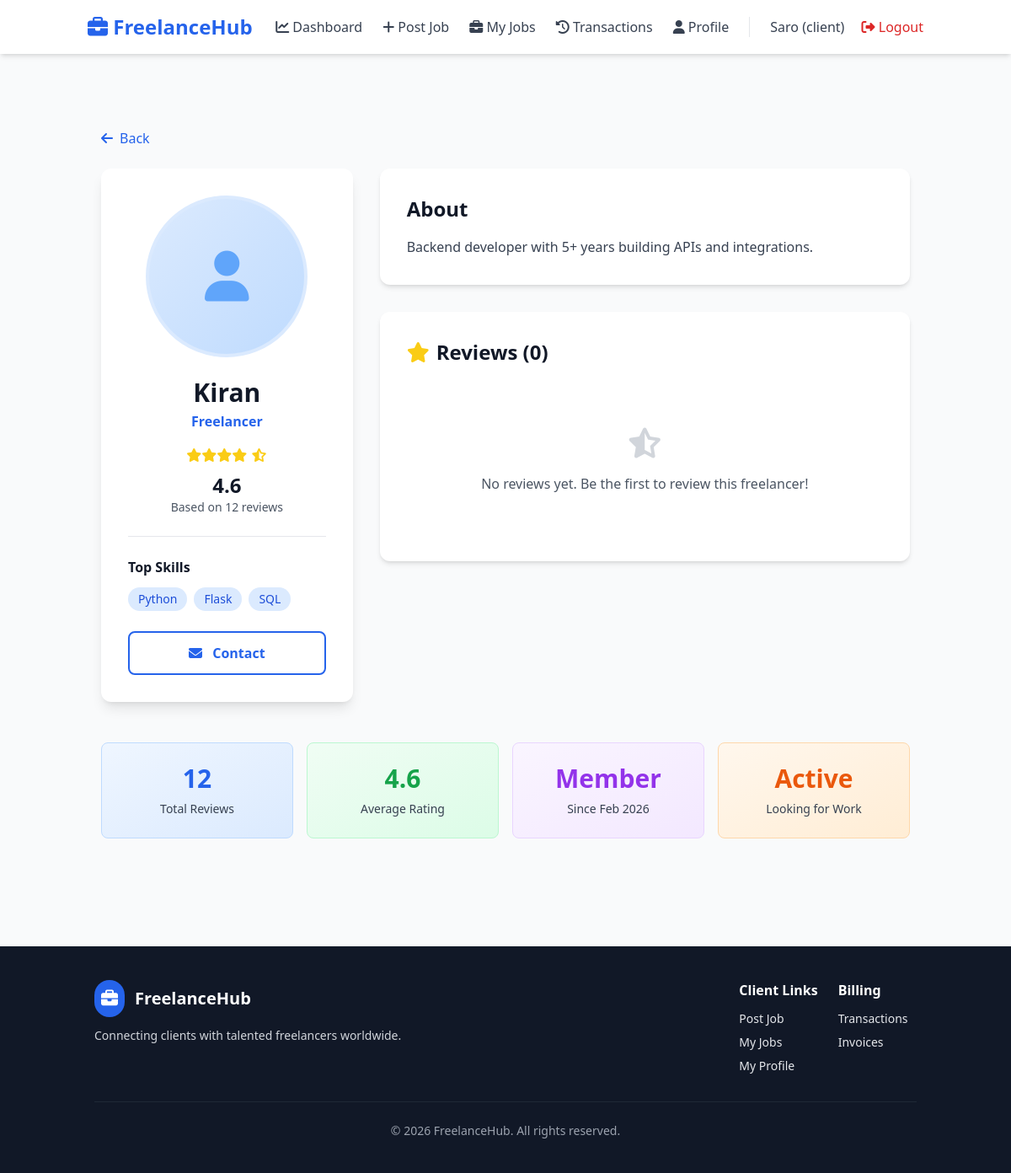
Screenshot of /freelancer/6 (signed in) with the database file from the repository.
### models.py (models this page shows, shortened)
class User(UserMixin, db.Model):
    __tablename__ = 'users'
    id = db.Column(db.Integer, primary_key=True)
    name = db.Column(db.String(120), nullable=False)
    email = db.Column(db.String(120), unique=True, nullable=False, index=True)
    password_hash = db.Column(db.String(255), nullable=False)
    role = db.Column(db.String(20), nullable=False)  # 'client' or 'freelancer'
    created_at = db.Column(db.DateTime, default=datetime.utcnow)
    freelancer_profile = db.relationship('FreelancerProfile', uselist=False, backref='user', cascade='all, delete-orphan')
    jobs = db.relationship('Job', backref='client', foreign_keys='Job.client_id', cascade='all, delete-orphan')
    bids = db.relationship('Bid', backref='freelancer', cascade='all, delete-orphan')
    payments_as_client = db.relationship('Payment', foreign_keys='Payment.client_id', backref='client')
    payments_as_freelancer = db.relationship('Payment', foreign_keys='Payment.freelancer_id', backref='freelancer')
    reviews_given = db.relationship('Review', foreign_keys='Review.client_id', backref='client_reviewer')
    reviews_received = db.relationship('Review', foreign_keys='Review.freelancer_id', backref='freelancer_reviewed')
    def is_freelancer(self):
        return self.role == 'freelancer'
    def is_client(self):
        return self.role == 'client'

class FreelancerProfile(db.Model):
    __tablename__ = 'freelancer_profiles'
    id = db.Column(db.Integer, primary_key=True)
    user_id = db.Column(db.Integer, db.ForeignKey('users.id'), nullable=False, index=True)
    bio = db.Column(db.Text)
    skills = db.Column(db.String(500))  # comma-separated
    portfolio_link = db.Column(db.String(255))
    profile_image = db.Column(db.String(255))  # filename
    avg_rating = db.Column(db.Float, default=0)
    total_reviews = db.Column(db.Integer, default=0)
    created_at = db.Column(db.DateTime, default=datetime.utcnow)

### app.py (the view)
    @app.route('/freelancer/<int:user_id>')
    @login_required
    def view_freelancer_profile(user_id):
        user = User.query.get(user_id)
        if not user or not user.is_freelancer():
            flash('Freelancer not found.', 'danger')
            return redirect(url_for('index'))
        profile = FreelancerProfile.query.filter_by(user_id=user_id).first()
        if not profile:
            flash('Freelancer profile not found.', 'danger')
            return redirect(url_for('index'))
        reviews = Review.query.filter_by(freelancer_id=user_id).all()
        return render_template('view-freelancer.html', user=user, profile=profile, reviews=reviews)

### templates/view-freelancer.html (shortened to what this page needs)
{% extends "base.html" %}
{% block content %}
<div class="container mx-auto px-4 py-8">
  <a href="{{ request.referrer or url_for('index') }}" class="text-blue-600 hover:text-blue-700 mb-6 inline-flex items-center gap-2">
    <i class="fas fa-arrow-left"></i> Back
  </a>
  <div class="grid md:grid-cols-3 gap-8">
    <div class="md:col-span-1">
      <div class="bg-white rounded-xl shadow-lg p-8 sticky top-20">
        <div class="text-center mb-6">
          {% if profile.profile_image %}
            <img src="{{ url_for('uploaded_file', filename=profile.profile_image) }}"
                 onerror="this.src='https://via.placeholder.com/200'; this.classList.add('grayscale')"
                 class="w-48 h-48 rounded-full object-cover mx-auto border-4 border-blue-100 shadow-md">
          {% else %}
            <div class="w-48 h-48 rounded-full mx-auto bg-gradient-to-br from-blue-100 to-blue-200 flex items-center justify-center border-4 border-blue-100">
              <i class="fas fa-user text-6xl text-blue-400"></i>
            </div>
          {% endif %}
        </div>
        <h1 class="text-3xl font-black text-gray-900 text-center mb-1">{{ user.name }}</h1>
        <p class="text-center text-blue-600 font-semibold mb-4">Freelancer</p>
        <div class="text-center mb-6 pb-6 border-b border-gray-200">
          <div class="flex items-center justify-center gap-2 mb-2">
            <span class="text-yellow-400">
              {% for i in range(profile.avg_rating|int) %}<i class="fas fa-star"></i>{% endfor %}
              {% if profile.avg_rating % 1 >= 0.5 %}<i class="fas fa-star-half-alt"></i>{% endif %}
            </span>
          </div>
          <p class="text-2xl font-bold text-gray-900">{{ "%.1f"|format(profile.avg_rating) }}</p>
          <p class="text-sm text-gray-600">Based on {{ profile.total_reviews }} reviews</p>
        </div>
        {% if profile.skills %}
          <div class="mb-6">
            <h3 class="font-bold text-gray-900 mb-3">Top Skills</h3>
            <div class="flex flex-wrap gap-2">
              {% for skill in profile.skills.split(',') %}
                {% if skill.strip() %}
                  <span class="bg-blue-100 text-blue-700 px-3 py-1 rounded-full text-sm font-medium">{{ skill.strip() }}</span>
                {% endif %}
              {% endfor %}
            </div>
          </div>
        {% endif %}
        <a href="#" class="w-full block text-center border-2 border-blue-600 text-blue-600 px-4 py-3 rounded-lg font-bold hover:bg-blue-50 transition">
          <i class="fas fa-envelope mr-2"></i> Contact
        </a>
      </div>
    </div>
    <div class="md:col-span-2">
      <div class="bg-white rounded-xl shadow-md p-8 mb-8">
        <h2 class="text-2xl font-bold text-gray-900 mb-4">About</h2>
        {% if profile.bio %}
          <p class="text-gray-700 leading-relaxed whitespace-pre-wrap">{{ profile.bio }}</p>
        {% else %}
          <p class="text-gray-500 italic">No bio provided yet.</p>
        {% endif %}
      </div>
      <div class="bg-white rounded-xl shadow-md p-8">
        <h2 class="text-2xl font-bold text-gray-900 mb-6 flex items-center gap-2">
          <i class="fas fa-star text-yellow-400"></i> Reviews ({{ reviews|length }})
        </h2>
        {% if reviews %}
          <div class="space-y-6">
            {% for review in reviews %}
              <div class="border-l-4 border-blue-600 pl-6 pb-6 {% if not loop.last %}border-b border-gray-200 pb-6{% endif %}">
                <div class="flex items-start justify-between mb-2">
                  <div>
                    <p class="font-bold text-gray-900">{{ review.client_reviewer.name }}</p>
                    <p class="text-sm text-gray-600">Client Review</p>
                  </div>
                  <div class="flex gap-1 text-yellow-400">
                    {% for i in range(review.rating) %}<i class="fas fa-star"></i>{% endfor %}
                  </div>
                </div>
                <p class="text-gray-700 leading-relaxed">{{ review.comment }}</p>
              </div>
            {% endfor %}
          </div>
        {% else %}
          <div class="text-center py-12">
            <i class="fas fa-star-half-alt text-4xl text-gray-300 mb-4"></i>
            <p class="text-gray-600">No reviews yet. Be the first to review this freelancer!</p>
          </div>
        {% endif %}
      </div>
    </div>
  </div>
  <div class="grid md:grid-cols-4 gap-4 mt-12">
    <div class="bg-gradient-to-br from-blue-50 to-blue-100 rounded-lg p-6 text-center border border-blue-200">
      <div class="text-3xl font-bold text-blue-600 mb-2">{{ profile.total_reviews }}</div>
      <div class="text-sm text-gray-700">Total Reviews</div>
    </div>
    <div class="bg-gradient-to-br from-green-50 to-green-100 rounded-lg p-6 text-center border border-green-200">
      <div class="text-3xl font-bold text-green-600 mb-2">{{ "%.1f"|format(profile.avg_rating) }}</div>
      <div class="text-sm text-gray-700">Average Rating</div>
    </div>
    <div class="bg-gradient-to-br from-purple-50 to-purple-100 rounded-lg p-6 text-center border border-purple-200">
      <div class="text-3xl font-bold text-purple-600 mb-2">Member</div>
      <div class="text-sm text-gray-700">Since {{ profile.created_at.strftime('%b %Y') }}</div>
    </div>
    <div class="bg-gradient-to-br from-orange-50 to-orange-100 rounded-lg p-6 text-center border border-orange-200">
      <div class="text-3xl font-bold text-orange-600 mb-2">Active</div>
      <div class="text-sm text-gray-700">Looking for Work</div>
    </div>
  </div>
</div>
{% endblock %}

### templates/base.html (shortened to what this page needs)
<!DOCTYPE html>
<html lang="en">
<head>
    <script src="https://cdn.tailwindcss.com"></script>
    <link rel="stylesheet" href="https://cdnjs.cloudflare.com/ajax/libs/font-awesome/6.4.0/css/all.min.css">
</head>
<body class="bg-gray-50 min-h-screen flex flex-col">
    <nav class="bg-white shadow-md sticky top-0 z-50">
        <div class="container mx-auto px-4 py-4 flex justify-between items-center">
            <a href="{{ url_for('index') }}" class="text-2xl font-bold text-blue-600">
                <i class="fas fa-briefcase"></i> FreelanceHub
            </a>
            <div class="flex items-center gap-6">
                {% if current_user.is_authenticated %}
                    {% if current_user.is_freelancer() %}
                        <a href="{{ url_for('freelancer_dashboard') }}" class="navbar-link text-gray-700 hover:text-blue-600">
                            <i class="fas fa-chart-line"></i> Dashboard
                        </a>
                        <a href="{{ url_for('browse_jobs') }}" class="navbar-link text-gray-700 hover:text-blue-600">
                            <i class="fas fa-search"></i> Browse Jobs
                        </a>
                        <a href="{{ url_for('my_bids') }}" class="navbar-link text-gray-700 hover:text-blue-600">
                            <i class="fas fa-list"></i> My Bids
                        </a>
                        <a href="{{ url_for('transactions') }}" class="navbar-link text-gray-700 hover:text-blue-600">
                            <i class="fas fa-history"></i> Transactions
                        </a>
                        <a href="{{ url_for('profile') }}" class="navbar-link text-gray-700 hover:text-blue-600">
                            <i class="fas fa-user"></i> Profile
                        </a>
                    {% else %}
                        <a href="{{ url_for('dashboard') }}" class="navbar-link text-gray-700 hover:text-blue-600">
                            <i class="fas fa-chart-line"></i> Dashboard
                        </a>
                        <a href="{{ url_for('post_job') }}" class="navbar-link text-gray-700 hover:text-blue-600">
                            <i class="fas fa-plus"></i> Post Job
                        </a>
                        <a href="{{ url_for('my_jobs') }}" class="navbar-link text-gray-700 hover:text-blue-600">
                            <i class="fas fa-briefcase"></i> My Jobs
                        </a>
                        <a href="{{ url_for('transactions') }}" class="navbar-link text-gray-700 hover:text-blue-600">
                            <i class="fas fa-history"></i> Transactions
                        </a>
                        <a href="{{ url_for('client_profile') }}" class="navbar-link text-gray-700 hover:text-blue-600">
                            <i class="fas fa-user"></i> Profile
                        </a>
                    {% endif %}
                    <div class="border-l pl-6">
                        <span class="text-gray-700 mr-4">{{ current_user.name }}{% if current_user.role is defined %} ({{ current_user.role }}){% endif %}</span>
                        <a href="{{ url_for('auth_logout') }}" class="text-red-600 hover:text-red-800">
                            <i class="fas fa-sign-out-alt"></i> Logout
                        </a>
                    </div>
                {% endif %}
            </div>
        </div>
    </nav>
    <main class="container mx-auto px-4 py-8 flex-1">
        {% block content %}{% endblock %}
    </main>
    <footer class="bg-gray-900 text-gray-200 mt-16 py-10">
        <div class="container mx-auto px-6">
            <div class="md:flex md:justify-between md:items-start gap-8">
                <div class="mb-6 md:mb-0">
                    <a href="{{ url_for('index') }}" class="flex items-center gap-3 text-xl font-bold text-white">
                        <span class="bg-blue-600 text-white rounded-full p-2"><i class="fas fa-briefcase"></i></span>
                        FreelanceHub
                    </a>
                    <p class="text-sm text-gray-300 mt-3">Connecting clients with talented freelancers worldwide.</p>
                </div>
                {% if current_user.is_authenticated and current_user.is_freelancer() %}
                <div class="grid grid-cols-2 gap-6">
                    <div>
                        <h4 class="text-white font-semibold mb-3">Freelancer Links</h4>
                        <ul class="space-y-2 text-sm">
                            <li><a href="{{ url_for('browse_jobs') }}" class="hover:text-white">Browse Jobs</a></li>
                            <li><a href="{{ url_for('my_bids') }}" class="hover:text-white">My Bids</a></li>
                            <li><a href="{{ url_for('profile') }}" class="hover:text-white">My Profile</a></li>
                        </ul>
                    </div>
                    <div>
                        <h4 class="text-white font-semibold mb-3">Support</h4>
                        <ul class="space-y-2 text-sm">
                            <li><a href="#" class="hover:text-white">Help Center</a></li>
                            <li><a href="#" class="hover:text-white">Contact Support</a></li>
                        </ul>
                    </div>
                </div>
                {% elif current_user.is_authenticated and current_user.is_client() %}
                <div class="grid grid-cols-2 gap-6">
                    <div>
                        <h4 class="text-white font-semibold mb-3">Client Links</h4>
                        <ul class="space-y-2 text-sm">
                            <li><a href="{{ url_for('post_job') }}" class="hover:text-white">Post Job</a></li>
                            <li><a href="{{ url_for('my_jobs') }}" class="hover:text-white">My Jobs</a></li>
                            <li><a href="{{ url_for('client_profile') }}" class="hover:text-white">My Profile</a></li>
                        </ul>
                    </div>
                    <div>
                        <h4 class="text-white font-semibold mb-3">Billing</h4>
                        <ul class="space-y-2 text-sm">
                            <li><a href="{{ url_for('transactions') }}" class="hover:text-white">Transactions</a></li>
                            <li><a href="#" class="hover:text-white">Invoices</a></li>
                        </ul>
                    </div>
                </div>
                {% endif %}
            </div>
            <div class="border-t border-gray-800 mt-8 pt-6 text-center text-sm text-gray-400">
                <p>&copy; 2026 FreelanceHub. All rights reserved.</p>
            </div>
        </div>
    </footer>
</body>
</html>

### templates/base.html (style rules this page uses)
body { font-family: 'Segoe UI', Tahoma, Geneva, Verdana, sans-serif; }

### rows the page displays
User: name "Saro", role "client"
User: name "Kiran"
FreelancerProfile: avg_rating "4.6", total_reviews "12", bio "Backend developer with 5+ years building APIs and integrations.", created_at "Feb 2026"

### other values shown
{{ skill.strip() }} "Python" "Flask" "SQL"
{{ reviews|length }} "0"
